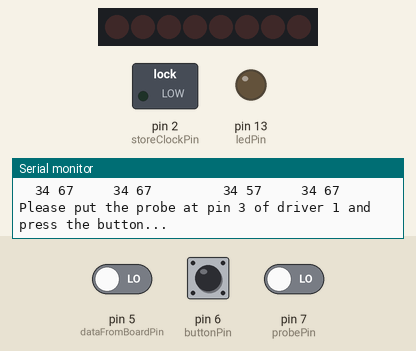
Simulated run of this sketch. Board: Arduino Uno, built with avr-gcc and run on an emulated ATmega328P. Parts: 8 shift-register outputs drawn as a row of LEDs (first output left, lit = HIGH), switched loads named in the sketch (green lamp = pin HIGH), output pins drawn as LEDs (lit = HIGH), the last lines printed to the serial monitor. Wiring (inferred from the names in the program): shift register (74HC595): data pin 4; shift clock pin 3. Wiring (inferred from the signals the program sends): row of LEDs: on Q0, Q1, Q2, Q3, Q4, Q5, Q6, Q7. The inputs (shaded band) are chosen by the test bench; at power-on: pin 6 (buttonPin) HIGH, pin 5 (dataFromBoardPin) LOW, pin 7 (probePin) LOW. Pins used as bus, display or sensor lines are not drawn.

Above: at 1.2 s.
1.3 s: pin 6 (buttonPin) pulled LOW for 0.15 s
At 1.8 s:
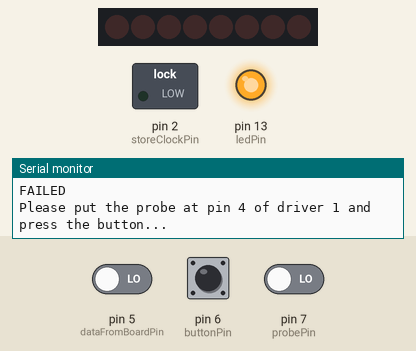
Timing chart, 0 to 4.3 s (numbered marks = the images above; inputs shaded):
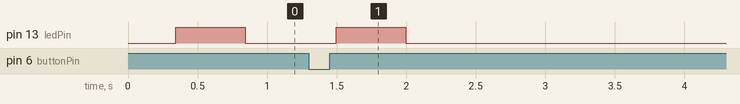

The sketch:

NixieTestBench.ino
```cpp
#include "TestBench.h"
#include "DriverInputs.h"
#include "DriverOutputs.h"
#include "Shifting.h"

void setup() {
  setupTestBench();
}

void loop() {
  shifting();
  driverInputs();
  driverOutputs();
  for (;;) {}
}
```

Shifting.cpp
```cpp
#include "TestBench.h"
#include "Shifting.h"

static void showDescription();
static boolean testShifting();
static void shiftOutPattern();
static boolean verifyPattern();

byte pattern[] = {0x13, 0x37};

void shifting() {
  showDescription();
  reportResult(testShifting());
}

static void showDescription() {
  Serial.println("Testing shift register loop...");
  Serial.print("  ");
}

static boolean testShifting() {
  shiftOutPattern();
  return verifyPattern();
}

static void shiftOutPattern() {
  for (int i = 0; i < 2; i++) {
    byte x = pattern[i];
    for (int j = 0; j < 8; j++) {
      shiftBitOut((x & 0x01) != 0);
      x = x >> 1;
    }
  }
}

static boolean verifyPattern() {
  boolean result = true;
  for (int i = 0; i < 2; i++) {
    byte x = pattern[i];
    for (int j = 0; j < 8; j++) {
      byte y = shiftBitIn();
      boolean localResult = (y == (x & 0x01));
      if (!localResult) {
        result = false;
      }
      showProgress(localResult);
      x = x >> 1;
    }
  }
  return result;
}
```

Shifting.h
```cpp
#ifndef SHIFTING_H
#define SHIFTING_H

#include "Arduino.h"

void shifting();

#endif
```

TestBench.cpp
```cpp
#include "Arduino.h"
#include "TestBench.h"

void setupTestBench() {
  pinMode(storeClockPin, OUTPUT);
  digitalWrite(storeClockPin, LOW);
  pinMode(shiftClockPin, OUTPUT);
  digitalWrite(shiftClockPin, LOW);
  pinMode(dataToBoardPin, OUTPUT);
  digitalWrite(dataToBoardPin, LOW);
  pinMode(dataFromBoardPin, INPUT);
  pinMode(probePin, INPUT);
  pinMode(buttonPin, INPUT_PULLUP);
  pinMode(ledPin, OUTPUT);
  digitalWrite(ledPin, LOW);
  Serial.begin(9600);
}

void shiftBitOut(boolean b) {
  digitalWrite(dataToBoardPin, b);
  digitalWrite(shiftClockPin, HIGH);
  digitalWrite(shiftClockPin, LOW);
}

boolean shiftBitIn() {
  boolean b = digitalRead(dataFromBoardPin);
  shiftBitOut(LOW);
  return b;
}

void triggerLatch() {
  digitalWrite(storeClockPin, HIGH);
  digitalWrite(storeClockPin, LOW);
}

void setProbeMode(int probeMode) {
  pinMode(probePin, probeMode);
}

boolean readProbe() {
  return digitalRead(probePin);
}

void waitForButton() {
  digitalWrite(ledPin, HIGH);
  delay(500);
  digitalWrite(ledPin, LOW);
  while (digitalRead(buttonPin)) {}
  while (!digitalRead(buttonPin)) {}
}

void showProgress(boolean localResult) {
  if (localResult) {
    Serial.print(".");
  } else {
    Serial.print("X");
  }
}

void reportResult(boolean result) {
  Serial.println();
  if (result) {
    Serial.println("OK");
  } else {
    Serial.println("FAILED");
  }
  Serial.println();
}
```

TestBench.h
```cpp
#ifndef TEST_BENCH_H
#define TEST_BENCH_H

#include "Arduino.h"

const int storeClockPin = 2;
const int shiftClockPin = 3;
const int dataToBoardPin = 4;
const int dataFromBoardPin = 5;
const int buttonPin = 6;
const int probePin = 7;
const int ledPin = 13;

#define PROBE_PULLUP_OFF INPUT
#define PROBE_PULLUP_ON INPUT_PULLUP

void setupTestBench();
void shiftBitOut(boolean b);
boolean shiftBitIn();
void triggerLatch();
void setProbeMode(int probeMode);
boolean readProbe();
void waitForButton();
void showProgress(boolean localResult);
void reportResult(boolean result);

#endif
```

DriverInputs.cpp
```cpp
#include "Arduino.h"
#include "DriverInputs.h"
#include "TestBench.h"

static void showDiagram();
static void configureProbe();
static void testDriverInputs();
static void askToProbeDriverInput(int driver, int index);
static boolean testDriverInput(int driver, int index);

static int driverInputPinTable[] = {3, 4, 6, 7};
static int driverInputBitTable[] = {0, 3, 1, 2};

void driverInputs() {
  showDiagram();
  configureProbe();
  testDriverInputs();
}

static void showDiagram() {
  Serial.println("driver 1  driver 2      driver 3  driver 4");
  Serial.println("++++++++  ++++++++      ++++++++  ++++++++");
  Serial.println("D      |  D      |      D      |  D      |");
  Serial.println("++++++++  ++++++++      ++++++++  ++++++++");
  Serial.println("  ^^ ^^     ^^ ^^         ^^ ^^     ^^ ^^ ");
  Serial.println("  34 67     34 67         34 57     34 67 ");
  Serial.println();
}

static void configureProbe() {
  setProbeMode(PROBE_PULLUP_OFF);
}

static void testDriverInputs() {
  for (int driver = 0; driver < 4; driver++) {
    for (int index = 0; index < 4; index++) {
      askToProbeDriverInput(driver, index);
      reportResult(testDriverInput(driver, index));
    }
  }
}

static void askToProbeDriverInput(int driver, int index) {
  Serial.print("Please put the probe at pin ");
  Serial.print(driverInputPinTable[index]);
  Serial.print(" of driver ");
  Serial.print(driver + 1);
  Serial.println(" and press the button...");
  waitForButton();
  Serial.println("Testing...");
  Serial.print("  ");
}

static boolean testDriverInput(int driver, int index) {
  boolean result = true;
  int pos = 4 * driver + driverInputBitTable[index];
  for (int i = 0; i < 16; i++) {
    shiftBitOut(LOW);
  }
  triggerLatch();
  shiftBitOut(HIGH);
  for (int i = 0; i < 16; i++) {
    triggerLatch();
    boolean expected = (i == pos) ? HIGH : LOW;
    boolean actual = readProbe();
    boolean localResult = (actual == expected);
    if (!localResult) {
      result = false;
    }
    showProgress(localResult);
    shiftBitOut(LOW);
  }
  return result;
}
```

DriverInputs.h
```cpp
#ifndef DRIVER_INPUTS_H
#define DRIVER_INPUTS_H

#include "Arduino.h"

void driverInputs();

#endif
```

DriverOutputs.cpp
```cpp
#include "Arduino.h"
#include "DriverOutputs.h"
#include "TestBench.h"

static void showDiagram();
static void configureProbe();
static void testDriverOutputs();
static void askToProbeDriverOutput(int driver, int index);
static boolean testDriverOutput(int driver, int index);
static boolean testNibble(int driver, int digit, int nibble);
static void writeDriver(int driver, int nibble);
static void shiftOutNibble(int nibble);

static int driverOutputPinTable[] = {1, 2, 8, 9, 10, 11, 13, 14, 15, 16};
static int digitTable[] = {8, 9, 2, 3, 7, 6, 4, 5, 1, 0};

void driverOutputs() {
  showDiagram();
  configureProbe();
  testDriverOutputs();
}

static void showDiagram() {
  Serial.println("driver 1  driver 2      driver 3  driver 4");
  Serial.println("1111 11   1111 11       1111 11   1111 11 ");
  Serial.println("6543 109  6543 109      6543 109  6543 109");
  Serial.println("vvvv vvv  vvvv vvv      vvvv vvv  vvvv vvv");
  Serial.println("++++++++  ++++++++      ++++++++  ++++++++");
  Serial.println("D      |  D      |      D      |  D      |");
  Serial.println("++++++++  ++++++++      ++++++++  ++++++++");
  Serial.println("^^     ^  ^^     ^      ^^     ^  ^^     ^");
  Serial.println("12     8  12     8      12     8  12     8");
  Serial.println();
}

static void configureProbe() {
  setProbeMode(PROBE_PULLUP_ON);
}

static void testDriverOutputs() {
  for (int driver = 0; driver < 4; driver++) {
    for (int index = 0; index < 10; index++) {
      askToProbeDriverOutput(driver, index);
      reportResult(testDriverOutput(driver, index));
    }
  }
}

static void askToProbeDriverOutput(int driver, int index) {
  Serial.print("Please put the probe at pin ");
  Serial.print(driverOutputPinTable[index]);
  Serial.print(" of driver ");
  Serial.print(driver + 1);
  Serial.println(" and press the button...");
  waitForButton();
  Serial.println("Testing...");
  Serial.print("  ");
}

static boolean testDriverOutput(int driver, int index) {
  boolean result = true;
  int digit = digitTable[index];
  for (int nibble = 0; nibble < 16; nibble++) {
    boolean localResult = testNibble(driver, digit, nibble);
    if (!localResult) {
      result = false;
    }
    showProgress(localResult);
  }
  return result;
}

static boolean testNibble(int driver, int digit, int nibble) {
  writeDriver(driver, nibble);
  boolean expected;
  if (nibble < 10) {
    expected = (nibble == digit) ? LOW : HIGH;
  } else {
    expected = HIGH;
  }
  boolean actual = readProbe();
  return actual == expected;
}

static void writeDriver(int driver, int nibble) {
  for (int i = 3; i >= 0; i--) {
    if (i == driver) {
      shiftOutNibble(nibble);
    } else {
      shiftOutNibble(15);
    }
  }
  triggerLatch();
}

static void shiftOutNibble(int nibble) {
  int x = nibble;
  shiftBitOut((nibble & 0x08) != 0);
  shiftBitOut((nibble & 0x04) != 0);
  shiftBitOut((nibble & 0x02) != 0);
  shiftBitOut((nibble & 0x01) != 0);
}
```

DriverOutputs.h
```cpp
#ifndef DRIVER_OUTPUTS_H
#define DRIVER_OUTPUTS_H

#include "Arduino.h"

void driverOutputs();

#endif
```

Measured:
- after the input at 1.3 s, pin 13 (ledPin): LOW → HIGH after 0.20 s, → LOW 0.50 s later
